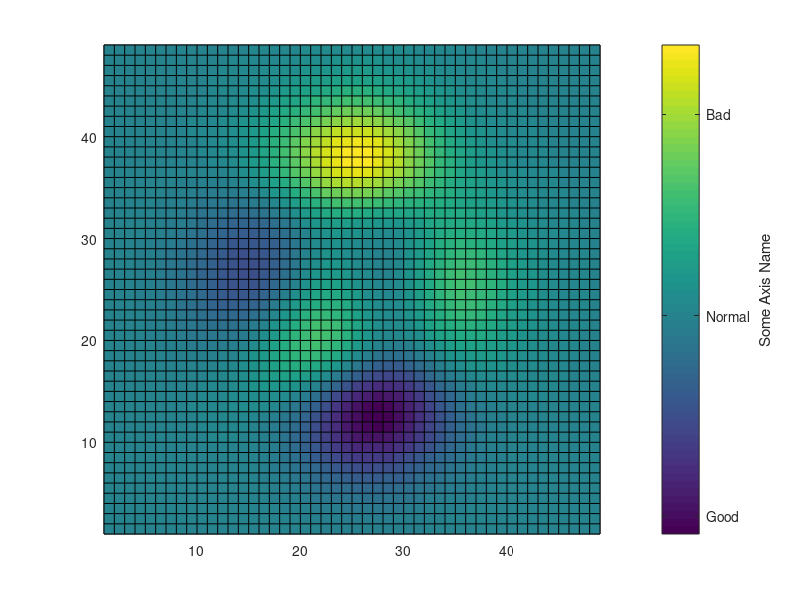

The MATLAB source for this figure: (Note: this script raises an error after producing the figure.)
function example_colorMap()

f= figure();
h=pcolor(peaks);

hcb=colorbar;
set(hcb,'YTick',[-6 0 6 ],'YTickLabel',{'Good','Normal','Bad'})
ylabel(hcb, 'Some Axis Name');
matlab2tikz('figurehandle',f,...
    'filename','example_colorMap.tex' ,...
    'showInfo', false,...
    'standalone', true);
close(f)
